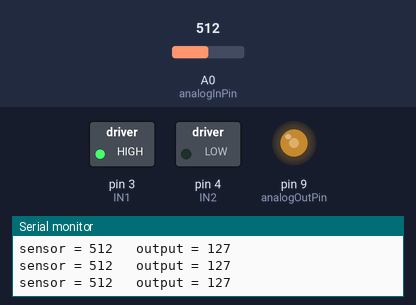
The sketch below on a simulated Arduino Uno, built with avr-gcc and run on an emulated ATmega328P. On the bench: switched loads named in the sketch (green lamp = pin HIGH), output pins drawn as LEDs (lit = HIGH), the last lines printed to the serial monitor. The inputs (shaded band) are chosen by the test bench; at power-on: A0 (analogInPin) = 512.

Above: at 1.2 s.
1.3 s: A0 (analogInPin) set to 418
At 1.6 s:
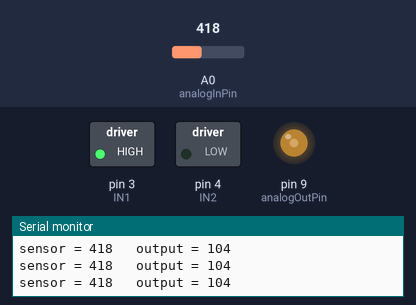
4.3 s: A0 (analogInPin) set to 392
At 5.0 s:
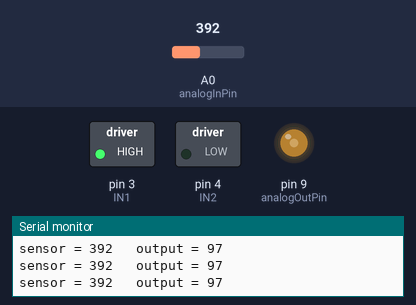
7.3 s: A0 (analogInPin) set to 716
At 8.5 s:
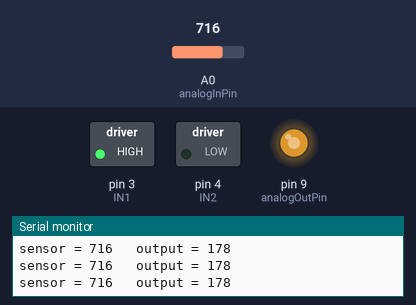
8.8 s: A0 (analogInPin) set to 991
At 9.2 s:
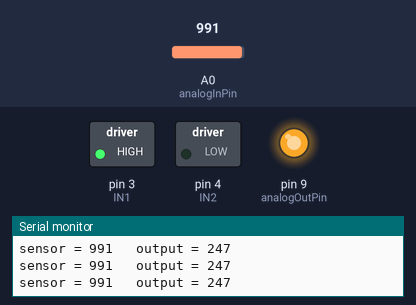
10.3 s: A0 (analogInPin) set to 1009
At 11.0 s:
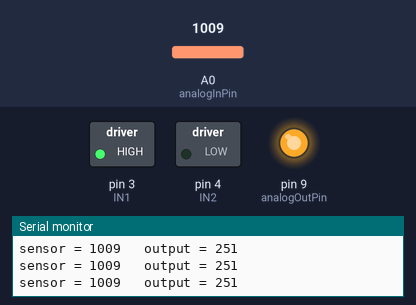
13.3 s: A0 (analogInPin) set to 0
At 13.7 s:
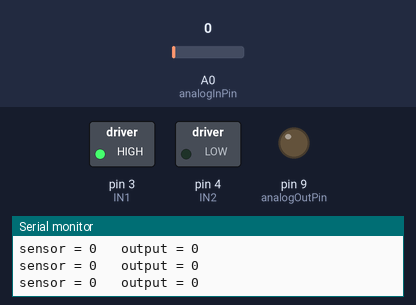
Timing chart, 0 to 15.8 s (numbered marks = the images above; inputs shaded):
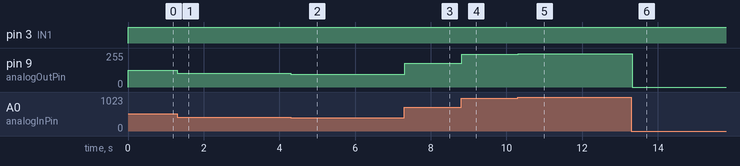

The sketch:

motor_Pulse_width_modulation.ino
```cpp
const int analogInPin = A0;
const int analogOutPin = 9;
int IN1 = 3;
int IN2 = 4;
int sensorValue = 0;
int outputValue = 0;

void setup() {
  Serial.begin(9600);
  pinMode (IN1,OUTPUT);
  pinMode (IN2,OUTPUT);
}
void loop() {
  digitalWrite(IN1, HIGH);
  digitalWrite(IN2, LOW);

  sensorValue = analogRead(analogInPin);
  outputValue = map(sensorValue, 0, 1023, 0, 255);
  analogWrite(analogOutPin, outputValue);
  Serial.print("sensor = ");
  Serial.print(sensorValue);
  Serial.print("\t output = ");
  Serial.println(outputValue);

  delay(2);
}
```

Measured:
- after the input at 1.3 s, pin 9 (analogOutPin): 127/255 → 104/255 at once
- after the input at 4.3 s, pin 9 (analogOutPin): 104/255 → 97/255 at once
- after the input at 7.3 s, pin 9 (analogOutPin): 97/255 → 178/255 at once
- after the input at 8.8 s, pin 9 (analogOutPin): 178/255 → 247/255 at once
- after the input at 10.3 s, pin 9 (analogOutPin): 247/255 → 251/255 at once
- after the input at 13.3 s, pin 9 (analogOutPin): 251/255 → 0/255 at once
